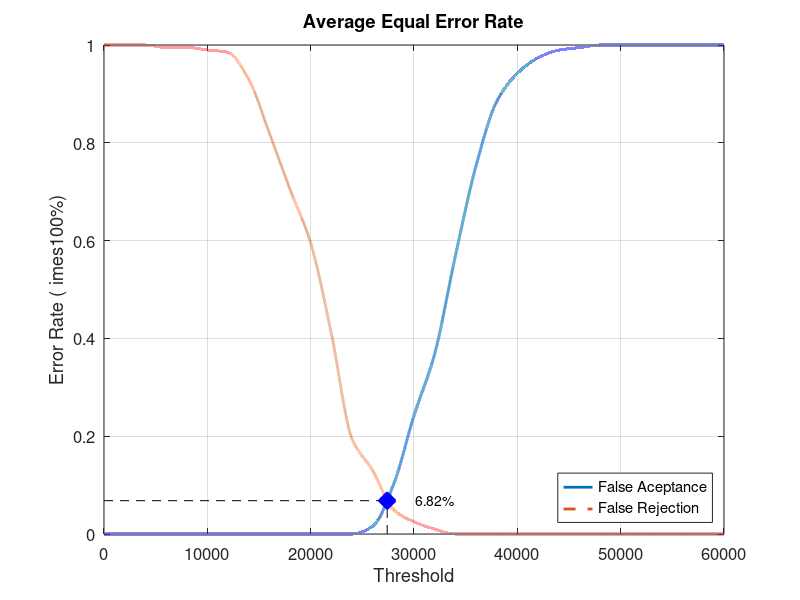
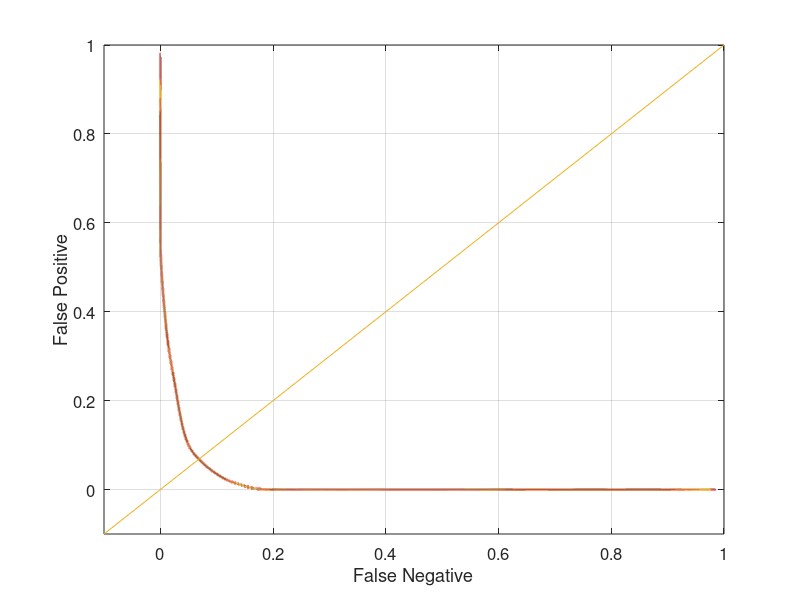

Reproduce these figures in MATLAB, in order.
close all;
clear;
clc;
x = 0:2000:60000;
xq = 0:0.5:60000;

y0 = [0 0 0 0 0 0 0 0 0 0 0 0 0 0.0157895 0.1 0.242105 0.368421 0.568421 0.752632 0.884211 0.942105 0.973684 0.989474 0.994737 1 1 1 1 1 1 1]
yy0 = interp1(x, y0, xq, 'pchip');
y1 = [1 1 1 0.995 0.995 0.99 0.985 0.93 0.82 0.705 0.595 0.41 0.195 0.13 0.05 0.025 0.01 0 0 0 0 0 0 0 0 0 0 0 0 0 0]
yy1 = interp1(x, y1, xq, 'pchip');

% Calculating EER: 
y2 = abs(y0 - y1);
find(y2 == min(y2))
yy2 = abs(yy0 - yy1);
xEER = find(yy2 == min(yy2));
xEERIndex = xq(xEER) % X-axis EER
yEER = yy0(xEER) % Y-axis EER

main = figure
plot(xq, yy0,'-','LineWidth', 2);	hold on
plot(xq, yy1,'--','LineWidth', 2);	hold on
plot([xEERIndex xEERIndex], [0 yEER], 'k--');	hold on
plot([0 xEERIndex], [yEER yEER], 'k--');	hold on
plot(xEERIndex, yEER, 'bx', 'LineWidth', 10);	hold on
text(xEERIndex + 10 * xEERIndex / 100, yEER, [num2str(round((10000 * yEER)) / 100) '%'])
legend('False Aceptance', 'False Rejection', 'Location', 'SouthEast')
xlabel('Threshold')
ylabel('Error Rate (	imes100%)')
title('Average Equal Error Rate')
set(gca, 'FontSize', 12)
axis([0 60000 0 1])
grid on

print(main, 'Database3_4Main', '-dpng');
FNRxFPR = figure('Color', [1 1 1]);
plot(yy1, yy0, '-', yy1, yy0, 'LineWidth', 2);
hold on
y = -0.1:0.1:1
plot(y, y); 
set(gca, 'FontSize', 12)
xlabel('False Negative')
ylabel('False Positive')
axis([-0.1 1 -0.1 1])
set(gca, 'FontSize', 12)
grid on

print(FNRxFPR, 'Database3_4FNRxFPR','-dpng');
